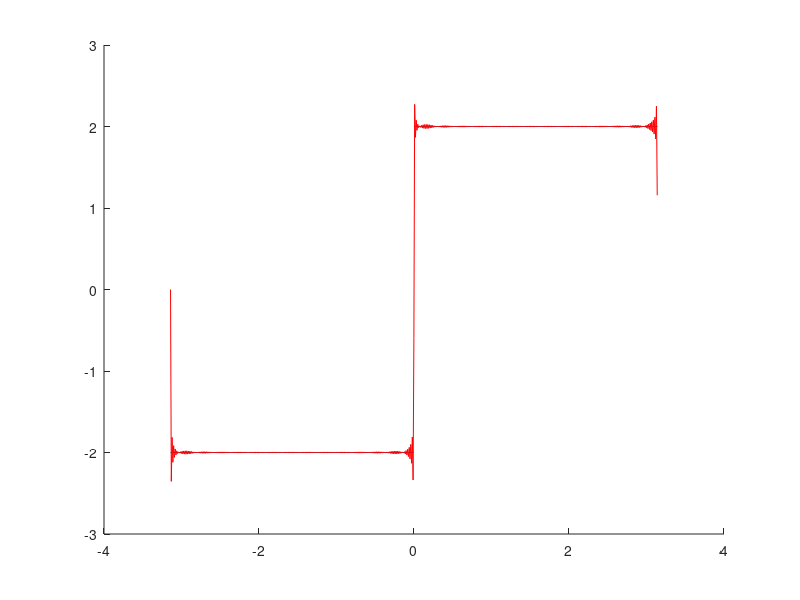

This figure's MATLAB source:
k = 2;
line([-pi 0], [-k -k]); hold on; line([0 pi], [k k]);
axis([-4 4 -3 3])

x = -pi:0.01:pi; a0 = 0; fs = a0;

n_max = 300;

for n = 1:n_max
    fs = fs + 0*cos(n*x) + (2*k / (n * pi) * (1 - cos(n*pi)) * sin(n*x));
end
plot(x, fs, 'r')